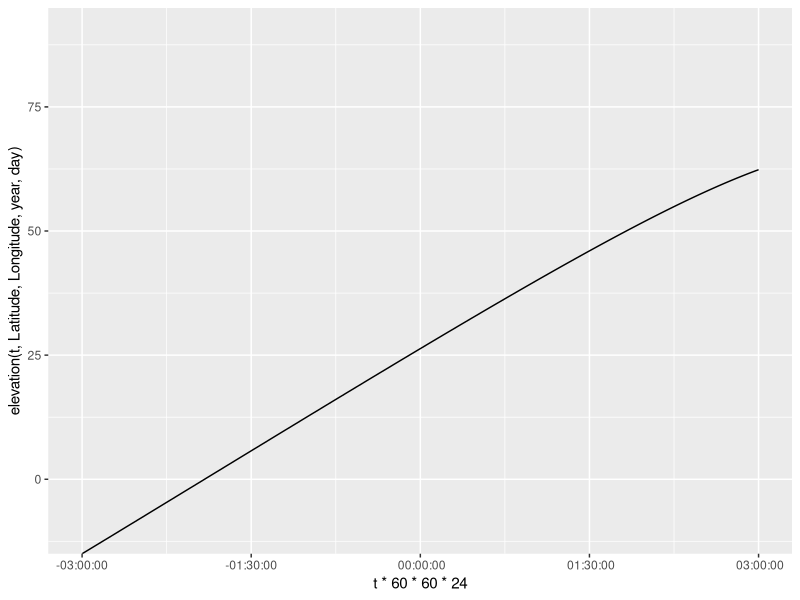
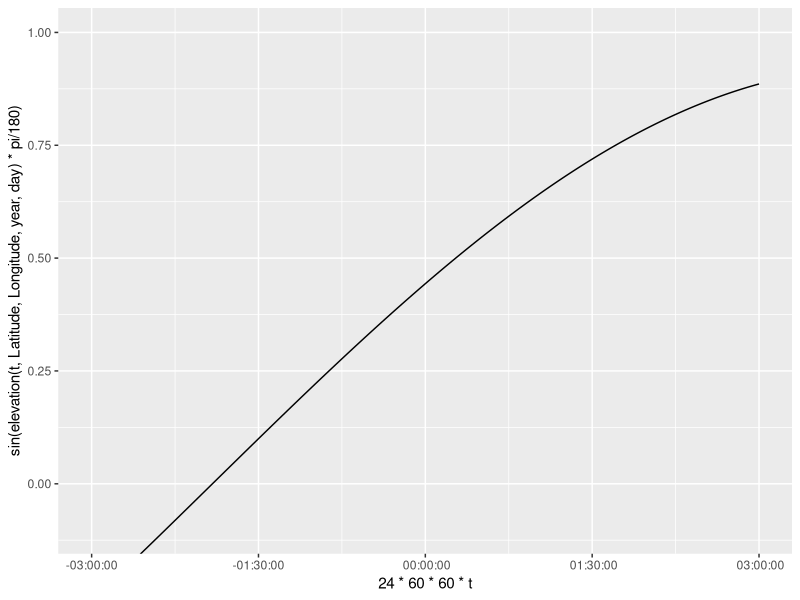
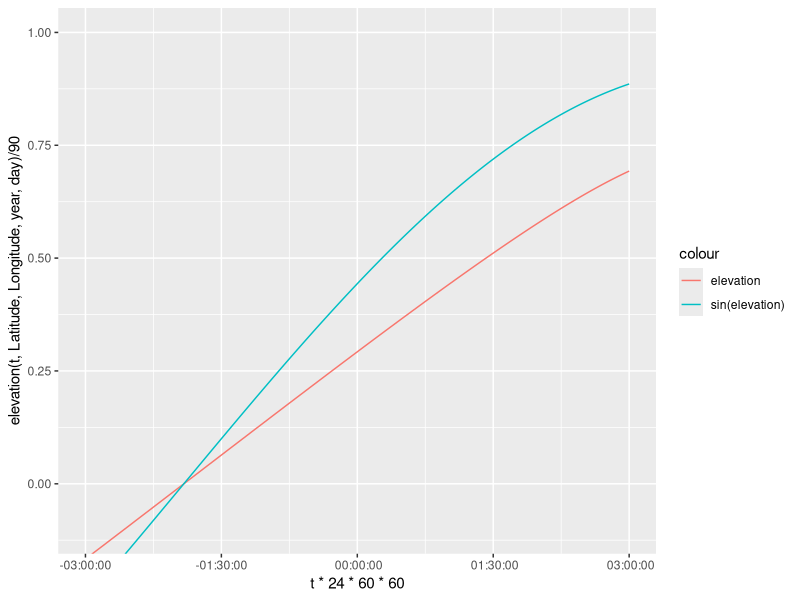
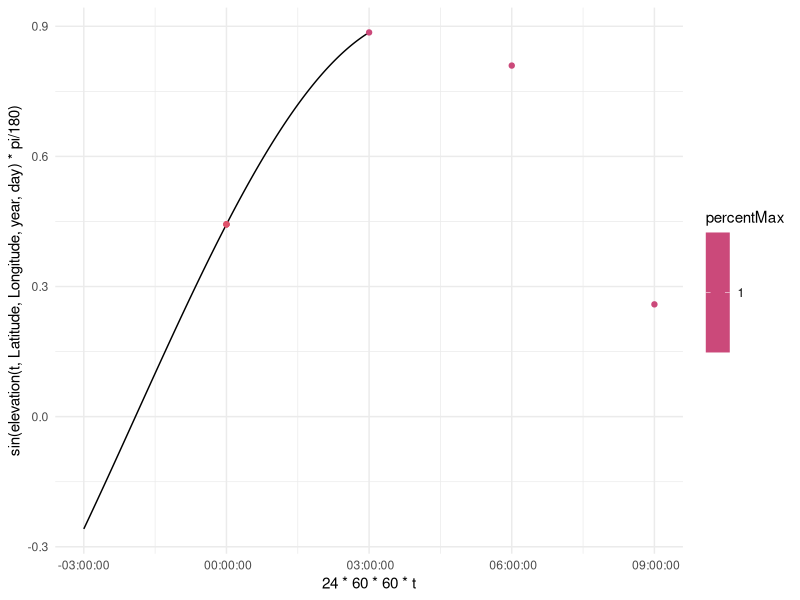

Write the R code that produced these figures, in order. (Note: this script raises an error after producing the figures.)
library(ggplot2)
##Fix error for days with no positive elevation 
Latitude = 0
Longitude = 120
year = 2008
day = 5
t=.5
Sunrise = 0 #initializing for global assignment
Sunset = 0 #initializing for global assignment

elevation = function(t,Latitude,Longitude,year,day){
  #Converting the year and day to Julian Day and Century. 2454466.5 is
  #12:00 AM of Jan 1 2008. Using mid day as the average 2454467 is Jan 1 2008
  #ifelse(year == 2008, JulianDay = 2454466+day, JulianDay = 2454467+day+(year-2008)*365);
  JulianDay = 2454466+day;
  ##Calculate solar position constants for the day in question. These
  ##functions were obtained from an NOAA Solar Calculations spreadsheet.
  ##Note: the variation seen throughout a given day is so small that we can
  ##treat these as constants. More on this later.
  JulianCentury = (JulianDay-2451545)/36525;
  GeomMeanLongSunDeg = (280.46646+JulianCentury*(36000.76983+JulianCentury*.0003032))%%360;
  GeomMeanAnomSunDeg = 357.52911+JulianCentury*(35999.05029 - 0.0001537*JulianCentury);
  EccentEarthOrbit = 0.016708634-JulianCentury*(0.000042037+0.0000001267*JulianCentury);
  SunEqOfCtr = sin(pi/180*(GeomMeanAnomSunDeg))*(1.914602-JulianCentury*(0.004817+0.000014*JulianCentury))+sin(pi/180*(2*GeomMeanAnomSunDeg))*(0.019993-0.000101*JulianCentury)+sin(pi/180*(3*GeomMeanAnomSunDeg))*0.000289;
  SunTrueLongDeg = GeomMeanLongSunDeg+SunEqOfCtr;
  SunAppLongDeg = SunTrueLongDeg-0.00569-0.00478*sin(pi/180*(125.04-1934.136*JulianCentury));
  MeanObliqEclipticDeg = 23+(26+((21.448-JulianCentury*(46.815+JulianCentury*(0.00059-JulianCentury*0.001813))))/60)/60;
  ObliqCorrDeg = MeanObliqEclipticDeg+0.00256*cos(pi/180*(125.04-1934.136*JulianCentury));
  SunDeclineDeg = 180/pi*(asin(sin(pi/180*(ObliqCorrDeg))*sin(pi/180*(SunAppLongDeg))));
  vary = tan(pi/180*(ObliqCorrDeg/2))*tan(pi/180*(ObliqCorrDeg/2));
  EqOfTimeMinutes = 4*180/pi*(vary*sin(2*pi/180*(GeomMeanLongSunDeg))-2*EccentEarthOrbit*sin(pi/180*(GeomMeanAnomSunDeg))+4*EccentEarthOrbit*vary*sin(pi/180*(GeomMeanAnomSunDeg))*cos(2*pi/180*(GeomMeanLongSunDeg))-0.5*vary*vary*sin(4*pi/180*(GeomMeanLongSunDeg))-1.25*EccentEarthOrbit*EccentEarthOrbit*sin(2*pi/180*(GeomMeanAnomSunDeg)));

  ## Define maximum PAR ratio: Solar Constant*.487(%of radiation that makes up PAR)*scale(100)/Sin(90)
  MaxRatio=.487*1361*100;
  srssangle = 90;
  HASunriseDeg = Re(180/pi*(acos(cos(pi/180*(srssangle))/(cos(pi/180*(Latitude))*cos(pi/180*(SunDeclineDeg)))-tan(pi/180*(Latitude))*tan(pi/180*(SunDeclineDeg)))));
  SunlightDuration = HASunriseDeg/180;

  A = sin(Latitude*pi/180)*sin(SunDeclineDeg*pi/180);
  B = cos(Latitude*pi/180)*cos(SunDeclineDeg*pi/180);

  SolarNoon = (720-4*Longitude-EqOfTimeMinutes+0*60)/1440;
  assign("Sunrise", ((SolarNoon*1440-HASunriseDeg*4)/1440)%%1, envir = .GlobalEnv); #keep sunrise positive and between zero and 1
  assign("Sunset", Sunrise+SunlightDuration, envir = .GlobalEnv); #assign SR/SS to global for use in other functions

  C = EqOfTimeMinutes/4+Longitude;

  #90-(acos(sin(Latitude*pi/180)*sin(SunDeclineDeg*pi/180)+cos(Latitude*pi/180)*cos(SunDeclineDeg*pi/180)*cos((t*360+EqOfTimeMinutes/4+Longitude+180)*pi/180)))*180/pi
  return(90-(acos(A+B*cos((t*360+C+180)*pi/180)))*180/pi)
    
}

elevation(t,Latitude,Longitude,year,day)

t = seq(Sunrise-1/8,Sunset+1/8,1/(8*100))
ggplot(data = NULL, aes(x = t*60*60*24, y = elevation(t,Latitude,Longitude,year,day)))+
  coord_cartesian(ylim = c(-10,90))+
  geom_line()+
  scale_x_time()
            
ggplot(data = NULL, aes(x = 24*60*60*t, y = sin(elevation(t,Latitude,Longitude,year,day)*pi/180)))+
  coord_cartesian(ylim = c(-.1,1))+
  geom_line()+
  scale_x_time()

ggplot(data = NULL, aes(x = t*24*60*60, y = elevation(t,Latitude,Longitude,year,day)/90, col = "elevation"))+
  coord_cartesian(ylim = c(-.1,1))+
  geom_line()+
  geom_line(data = NULL, aes(x = 24*60*60*t, y = sin(elevation(t,Latitude,Longitude,year,day)*pi/180), col = "sin(elevation)"))+
  labs()+
  scale_x_time()





###Creating projections from each observation

#Max PAR: .487*1361/sin(elevation)
library(tidyverse)

time = c(0,1/8,2/8,3/8,4/8,5/8,6/8,7/8)
time = time+floor(Sunrise*8)/8
observations = tibble(time, elevation(time, Latitude, Longitude, year, day))
observations = observations %>%
  select(time, elevation = `elevation(time, Latitude, Longitude, year, day)`)

daylightObservations = observations %>%
  mutate(max_PAR = .487*1361*sin(elevation*pi/180)) %>%
  filter(elevation>0)

daylightObservations = daylightObservations %>%
  mutate(percentMax = max_PAR/max_PAR)
  
##add points to indicate Sunrise and Sunset
timeSS = c(Sunrise, Sunset)
observationsSS = tibble(timeSS, elevation(timeSS, Latitude, Longitude, year, day))
observationsSS = observationsSS %>%
  select(time = timeSS, elevation = `elevation(timeSS, Latitude, Longitude, year, day)`) %>%
  mutate(max_PAR = .487*1361*sin(elevation*pi/180))

ggplot(data = NULL, aes(x = 24*60*60*t, y = sin(elevation(t,Latitude,Longitude,year,day)*pi/180)))+
  #coord_cartesian(ylim = c(-.1,1))+
  geom_line()+
  scale_x_time()+
  geom_point(data = daylightObservations, aes(x = time*24*60*60, y = max_PAR/(.487*1361), color = percentMax))+
  scale_color_viridis_c(option = "C")+
  geom_point(data = observationsSS, aes(x = time*24*60*60,  y = max_PAR/(.487*1361)), color = 2)+
  theme_minimal()
  
#add SR/SS to daylight obs?

###Creating a function that will plot the Wang et al. algorithm for each point


wangInstPAR = function(t, daylightObservations){
  l = dim(daylightObservations)[1]
  if (t < Sunrise){
    return(0)
    } else if (t > Sunset){
    return(0)
    } else if (l==1){
    #1 observation: I use equation 6.2
    overpass = daylightObservations[1,1]
    PAR = daylightObservations[1,3]
    instPAR = PAR*(sin((t-Sunrise)*pi/(Sunset-Sunrise))/sin((overpass-Sunrise)*pi/(Sunset-Sunrise)))
  } else if (l>1){
    #2 or more observations: I use equation 6.4
    if (t < daylightObservations[1,1]){
      overpass = daylightObservations[1,1]
      PAR = daylightObservations[1,3]
      instPAR = PAR*(sin((t-Sunrise)*pi/(Sunset-Sunrise))/sin((overpass-Sunrise)*pi/(Sunset-Sunrise)))
    } else if (t > daylightObservations[l,1]){
      overpass = daylightObservations[l,1]
      PAR = daylightObservations[l,3]
      instPAR = PAR*(sin((t-Sunrise)*pi/(Sunset-Sunrise))/sin((overpass-Sunrise)*pi/(Sunset-Sunrise)))
    } else {
      for (o in 2:l){
        if (t < daylightObservations[o,1]){
          overpass2 = daylightObservations[o,1]
          overpass1 = daylightObservations[o-1,1]
          PAR2 = daylightObservations[o,3]
          PAR1 = daylightObservations[o-1,3]
          instPAR = (overpass2-t)/(overpass2-overpass1)*(PAR1*(sin((t-Sunrise)*pi/(Sunset-Sunrise))/sin((overpass1-Sunrise)*pi/(Sunset-Sunrise))))+
            (t-overpass1)/(overpass2-overpass1)*(PAR2*(sin((t-Sunrise)*pi/(Sunset-Sunrise))/sin((overpass2-Sunrise)*pi/(Sunset-Sunrise))))
        }
      }
    }
  }
  return(as.numeric(instPAR))
}


#remove if functions from wangInstPAR

wangt = tibble(t) %>%
  mutate(out = t < Sunrise | t > Sunset,
         obs1 = t > Sunrise & t < as.numeric(daylightObservations),
         obs2 = t >= as.numeric(daylightObservations),
         PAR1 = 0,
         PAR2 = 0,
         number = (t-Sunrise+1/8)*800+1)
test = wangt %>%
  filter(t > Sunrise & t < as.numeric(daylightObservations[1,1])) %>%
  mutate(obs1 = 1, obs2 = 1)
  
wangt$number==test
ggplot(data = NULL, aes(x = 24*60*60*t, y = sin(elevation(t, Latitude, Longitude, year, day)*pi/180)))+
  #coord_cartesian(ylim = c(-.1,1))+
  geom_line()+
  #geom_vline(xintercept = 1:3, data =  ,aes())+
  scale_x_time()+
  geom_line(data = NULL, aes(x = t*24*60*60, y = wangInstPAR(t)))+
  scale_color_viridis_c(option = "C")+
  #(data = daylightObservations, aes(x = time*24*60*60, y = max_PAR/(.487*1361), color = percentMax))+
  #scale_color_viridis_c(option = "C")+
  geom_point(data = observationsSS, aes(x = t*24*60*60,  y = max_PAR/(.487*1361)), color = 2)+
  theme_minimal()

wangt %>%
  filter(t < 1)

elevation(t, Latitude, Longitude, year, day)


daylightObservations[1,1]

##create sky based on instPAR percentage of max and raw value (black at night, blue-gray during high-low par/high sun, red at sunset)

sky = tibble(t)

# t[101]=Sunrise
#Sunset = length-100

ggplot(data = NULL, aes(x = 24*60*60*t, y = sin(elevation(t,Latitude,Longitude,year,day)*pi/180)))+
  #coord_cartesian(ylim = c(-.1,1))+
  geom_line()+
  geom_vline(xintercept = 1:3, data =  ,aes())+
  scale_x_time()+
  geom_point(data = daylightObservations, aes(x = time*24*60*60, y = max_PAR/(.487*1361), color = percentMax))+
  scale_color_viridis_c(option = "C")+
  geom_point(data = observationsSS, aes(x = time*24*60*60,  y = max_PAR/(.487*1361)), color = 2)+
  theme_minimal()
